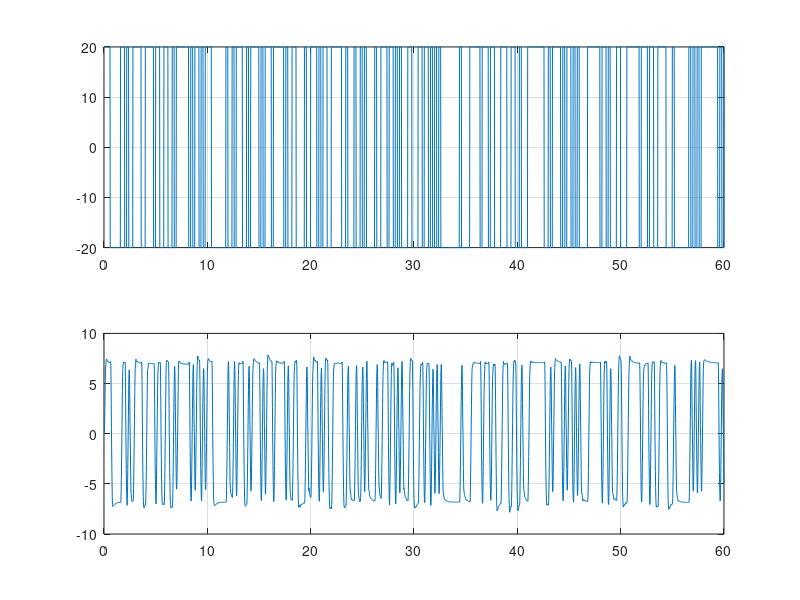

This figure's MATLAB source: (Note: this script raises an error after producing the figure.)
clear; close all; clc;

load('datos_prueba.mat');

fprintf('Media de u: %.3f  °\n', mean(u));
fprintf('Media de tita: %.3f  °\n', mean(y));

figure;
subplot(2, 1, 1);
plot(t, u); grid on;
subplot(2, 1, 2);
plot(t, y); grid on;

u = deg2rad(u - mean(u));
y = deg2rad(y - mean(y));


fs = 50;

NFFT = 128;
ventana = hamming(NFFT);
noverlap = NFFT/2; 

[PSD, f] = pwelch(u, [], noverlap, NFFT, fs,  'twosided');
w = 2*pi * f;

figure;
plot(w, PSD, 'LineWidth', 2); grid on;
xlim([0, 2 * pi * 5]);
